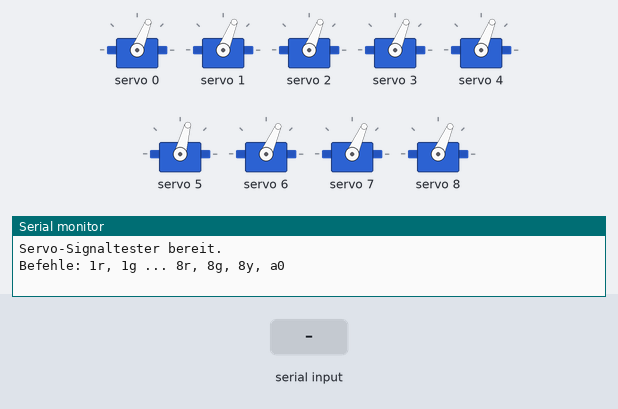
A sketch run on a simulated Arduino Uno, built with avr-gcc and run on an emulated ATmega328P. Shown: 9 × servo, the last lines printed to the serial monitor. The inputs (shaded band) are chosen by the test bench.

Above: at 1.7 s.
1.8 s: "t1\n" received over Serial
4.8 s: "t0\n" received over Serial
At 5.8 s:
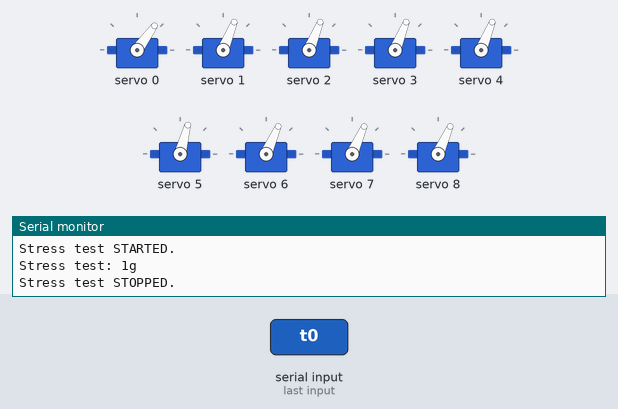
Timing chart, 0 to 7.8 s (numbered marks = the images above; inputs shaded):
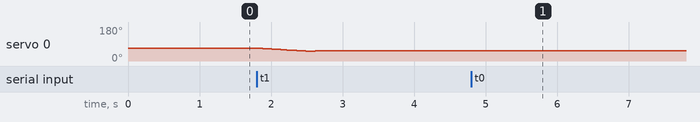

Measured:
- after the input at 4.8 s, servo 0: stops changing and stays 54°

The sketch:

fluegelsignal-test.ino
```cpp
#include <Wire.h>
#include <Adafruit_PWMServoDriver.h>

Adafruit_PWMServoDriver pwm = Adafruit_PWMServoDriver();

#define HS1    0
#define HS2    1
#define HS3    2
#define HS4    3
#define HS5    4
#define SPERR  5
#define VS2    6
#define VS3_A  7
#define VS3_B  8

int posHp0 = 255;
int posHp1 = 225;

int posSh0 = 270;
int posSh1 = 390;

int posVr0  = 250;
int posVr1  = 405;
int posVr2a = 330;
int posVr2b = 405;

int currentPos[16];


bool testRunning = false;
byte testPhase = 0;
unsigned long testNextAction = 0;


void setup() {
  Serial.begin(115200);
  Wire.begin();

  pwm.begin();
  pwm.setPWMFreq(50);

  delay(500);

  initPositions();

  Serial.println("Servo-Signaltester bereit.");
  Serial.println("Befehle: 1r, 1g ... 8r, 8g, 8y, a0");
}

/*
void loop() {
  if (Serial.available()) {
    String cmd = Serial.readStringUntil('\n');
    cmd.trim();
    handleCommand(cmd);
  }
}
*/


void loop() {
  if (Serial.available()) {
    String cmd = Serial.readStringUntil('\n');
    cmd.trim();
    handleCommand(cmd);
  }

  if (testRunning &&
      (long)(millis() - testNextAction) >= 0) {

    if (testPhase == 0) {
      // Move signal 1 to green
      moveSignal(HS1, posHp1);
      Serial.println("Stress test: 1g");

      testPhase = 1;
      testNextAction = millis() + 5000UL;

    } else {
      // Move signal 1 to red
      moveSignal(HS1, posHp0);
      Serial.println("Stress test: 1r");

      testPhase = 0;
      testNextAction = millis() + 10000UL;
    }
  }
}


void initPositions() {
  for (int i = 0; i < 16; i++) currentPos[i] = 300;

  setAndRemember(HS1, posHp0);
  setAndRemember(HS2, posHp0);
  setAndRemember(HS3, posHp0);
  setAndRemember(HS4, posHp0);
  setAndRemember(HS5, posHp0);
  setAndRemember(SPERR, posSh0);
  setAndRemember(VS2, posVr0);
  setAndRemember(VS3_A, posVr0);
  setAndRemember(VS3_B, posVr0);
}

void handleCommand(String cmd) {
  if (cmd.length() < 2) return;

  char id = cmd.charAt(0);
  char state = cmd.charAt(1);

  if (id == 'a' && state == '0') {
    allStop();
    return;
  }


  if (cmd == "t1") {
    testRunning = true;
    testPhase = 0;
    testNextAction = millis();

    Serial.println("Stress test STARTED.");
    return;
  }

  if (cmd == "t0") {
    testRunning = false;

    Serial.println("Stress test STOPPED.");
    return;
  }


  switch (id) {
    case '1': moveSignal(HS1, state == 'g' ? posHp1 : posHp0); break;
    case '2': moveSignal(HS2, state == 'g' ? posHp1 : posHp0); break;
    case '3': moveSignal(HS3, state == 'g' ? posHp1 : posHp0); break;
    case '4': moveSignal(HS4, state == 'g' ? posHp1 : posHp0); break;
    case '5': moveSignal(HS5, state == 'g' ? posHp1 : posHp0); break;

    case '6': moveSignal(SPERR, state == 'g' ? posSh1 : posSh0); break;

    case '7': moveSignal(VS2, state == 'g' ? posVr1 : posVr0); break;

    case '8':
      if (state == 'r') {
        moveSignal(VS3_A, posVr0);
        moveSignal(VS3_B, posVr0);
      } else if (state == 'g') {
        moveSignal(VS3_A, posVr1);
        moveSignal(VS3_B, posVr0);
      } else if (state == 'y') {
        moveSignal(VS3_A, posVr2a);
        moveSignal(VS3_B, posVr2b);
      }
      break;
  }

  Serial.print("OK: ");
  Serial.println(cmd);
}

void allStop() {
  moveSignal(HS1, posHp0);
  moveSignal(HS2, posHp0);
  moveSignal(HS3, posHp0);
  moveSignal(HS4, posHp0);
  moveSignal(HS5, posHp0);
  moveSignal(SPERR, posSh0);
  moveSignal(VS2, posVr0);
  moveSignal(VS3_A, posVr0);
  moveSignal(VS3_B, posVr0);

  Serial.println("Alle Signale auf Halt/Vr0.");
}

void moveSignal(uint8_t channel, int target) {
  int from = currentPos[channel];
  if (from == target) return;

  moveWithBounce(channel, from, target);
  currentPos[channel] = target;
}


void moveWithBounce(uint8_t channel, int from, int to) {
  int bounce[] = {5, -3, 2, 0};
  int delays[] = {20, 30, 40, 55};

  int dir = (to > from) ? 1 : -1;
  int current = from;

  for (int i = 0; i < 4; i++) {
    int next = to + dir * bounce[i];
    next = constrain(next, 120, 560);
    slowMove(channel, current, next, delays[i]);
    current = next;
  }
}


void moveWithBounceX(uint8_t channel, int from, int to) {
  int dir = (to > from) ? 1 : -1;

  if (to < from) {
    // Upper movement: overshoot, then drop back
    slowMove(channel, from, to + dir * 5, 10);
    delay(100);

    slowMove(channel, to + dir * 5, to, 10);
    delay(50);

  } else {
    // Lower movement: fall past target, rebound, settle
    slowMove(channel, from, to - dir * 5, 10);
    delay(80);

    slowMove(channel, to - dir * 5, to + dir * 3, 10);
    delay(70);

    slowMove(channel, to + dir * 3, to - dir * 1, 10);
    delay(50);

    slowMove(channel, to - dir * 1, to, 10);
  }
}


void slowMove(uint8_t channel, int from, int to, int delayMs) {
  int step = (to > from) ? 1 : -1;

  for (int p = from; p != to; p += step) {
    setServo(channel, p);
    delay(delayMs);
  }

  setServo(channel, to);
}

void setServo(uint8_t channel, int pulse) {
  pwm.setPWM(channel, 0, pulse);
}

void setAndRemember(uint8_t channel, int pulse) {
  setServo(channel, pulse);
  currentPos[channel] = pulse;
}
```
